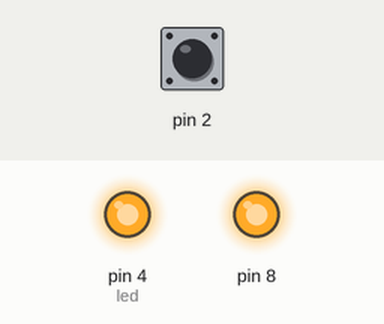
A sketch run on a simulated Arduino Uno, built with avr-gcc and run on an emulated ATmega328P. Parts: output pins drawn as LEDs (lit = HIGH). Inputs (shaded band) come from the test bench; at power-on: pin 2 HIGH.

Above: at 1.2 s.
1.3 s: pin 2 pulled LOW for 0.15 s
At 2.6 s:
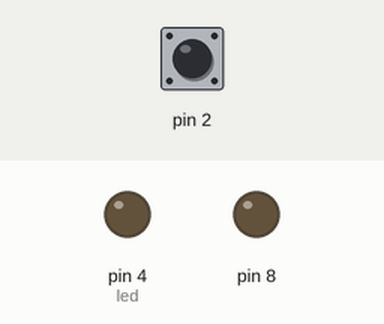
Timing chart, 0 to 4.3 s (numbered marks = the images above; inputs shaded):
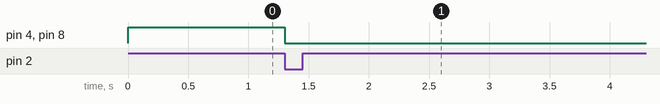

The sketch:

laser_transmitter.ino
```cpp
int x=0;
volatile bool enable=true;
void setup() {
  // put your setup code here, to run once:
pinMode(2,INPUT_PULLUP);
DDRD |= (1<<PD4);//pin number 4
DDRB |= (1<<PB0); //turn on bluetooth
PORTD |= (1<<PD4);//turn on debug led
PORTB |= (1<<PB0);
Serial.begin(9600);
attachInterrupt(digitalPinToInterrupt(2),turn_off,FALLING);
}

void loop() {
  // put your main code here, to run repeatedly:
if (enable){
if (Serial.available()){
  x=Serial.read();
}
}
else {
  Serial.end();
  PORTB &= ~(1<<PB0); //turn off bluetooth
  DDRD|=(1<<PD0);//make rx as output
  PORTD &= ~((1<<PD0)|(1<<PD4));//turn off laser
  //return;
}
}

void turn_off(){
//PORTD &= ~(1<<PD4);
//return;
enable=false;
}
```

Measured:
- after the input at 1.3 s, pin 4 (led), pin 8: HIGH → LOW at once
